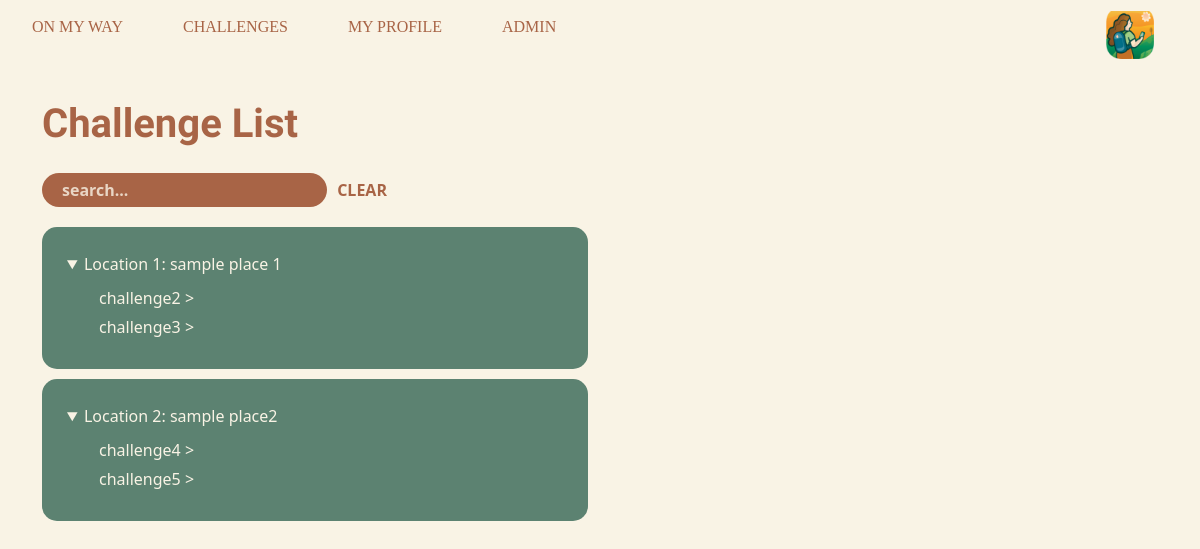
/index.php?action=list-challenges (signed in), run on an earlier commit of the app's database.
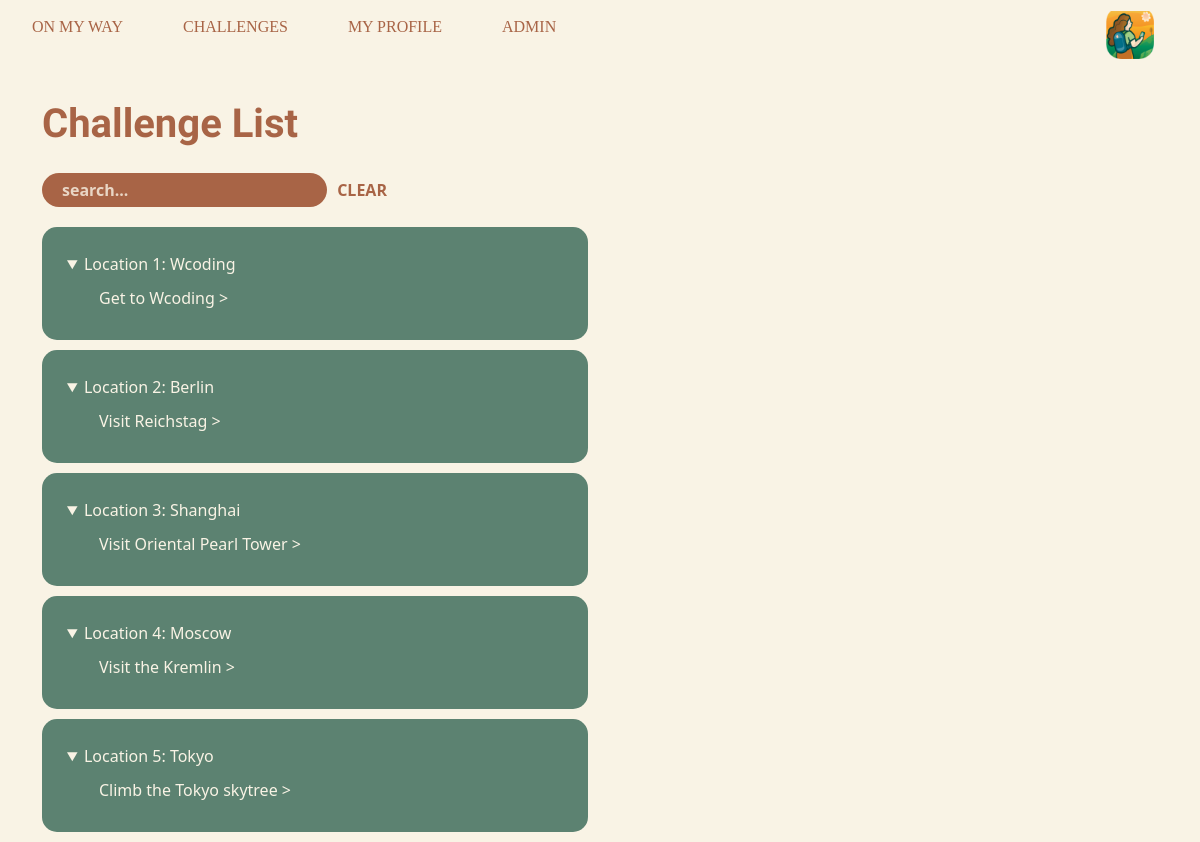
And on a later commit of the database.
### tables this page shows
CREATE TABLE places (
  id int(11) NOT NULL AUTO_INCREMENT,
  name varchar(30) DEFAULT NULL,
  latitude decimal(18,15) NOT NULL DEFAULT 37.536228509594000,
  longitude decimal(18,15) NOT NULL DEFAULT 126.894975568805080,
  PRIMARY KEY (id)
);

CREATE TABLE challenges (
  id int(11) NOT NULL AUTO_INCREMENT,
  name varchar(30) DEFAULT NULL,
  content text NOT NULL,
  place_id int(11) NOT NULL,
  conditions varchar(100) DEFAULT NULL,
  score int(11) DEFAULT NULL,
  users_accomplished int(11) DEFAULT NULL,
  created_date datetime NOT NULL DEFAULT current_timestamp(),
  updated_date datetime NOT NULL DEFAULT current_timestamp(),
  PRIMARY KEY (id)
);

### controller/challengeContr.class.php (called while the page is built, shortened)
<?php
include_once './model/challengeManager.php';
class ChallengeContr {
    public static function listChallenges(){
        $search_param = isset($_GET['search']) ? $_GET['search']:'';
        $c_manager = new ChallengeManager();
        $places = $c_manager->getPlaces();
        require_once 'view/listChallengesView.php';
    }
}

### model/challengeManager.php (called while the page is built, shortened)
<?php
class ChallengeManager extends Db {
    public function getPlaces() {
        $db = $this->connectDB();
        $places = $db->query("SELECT * FROM places");
        $places = $places->fetchAll();
        return $places;
    }
    public function getChallenges($place_id) {
        $db = $this->connectDB();
        $challenges = $db->prepare("SELECT * FROM challenges WHERE place_id = ?");
        $challenges->execute([$place_id]);
        $challenges = $challenges->fetchAll();
        return $challenges;
    }
}

### view/listChallengesView.php (the view, shortened to what this page needs)
<?php
$h1 = 'Challenge List';
?>
<div class="container list-view">
    <h1 class="list-title"><?= $h1 ?></h1>
    <div class="row">
        <div class="search-box col-md-6 col-12">
            <form id="search_form">
                <input id="search" type="text" class="input" placeholder="search..."
                <?php if($search_param != ""): ?>
                    value="<?= $search_param ?>"
                <?php endif ?>
                />
                <button id="clear" type="button" class="clear-results">CLEAR</button>
            </form>
        </div>
        <div class="col-md-6 col-12">
        </div>
    </div>
    <div class="row">
        <div class="col-md-6 col-12">
            <div id="challenges">
                <?php for($i = 0; $i<count($places); $i++):
                    $challenges = $c_manager->getChallenges($places[$i]["id"]);
                ?>
                <details open class="list-box">
                    <summary>Location <?= $i+1 . ": " . $places[$i]["name"] ?></summary>
                    <ol>
                        <?php foreach($challenges as $challenge): ?>
                        <li>
                            <a href="<?= CHALLENGE_PATH ?>&id=<?= $challenge['id']?>">
                            <?= $challenge["name"] . ' >' ?>
                        </a></li>
                        <?php endforeach ?>
                    </ol>
                </details>
                <?php endfor ?>
            </div>
        </div>
        <div class="col-md-6 col-12" id="multi-marker">
            <div id="map"></div>
        </div>
    </div>
</div>
<?php
    $html = ob_get_clean();
    include 'template.php';
?>

### index.php (shortened to what this page needs)
<?php
    include_once "./controller/challengeContr.class.php";
    $action = $_GET['action'] ?? '';
    switch($action) {
        case 'list-challenges':
            ChallengeContr::listChallenges();
            break;
    }
?>

### view/template.php (shortened to what this page needs)
<!DOCTYPE html>
<html lang="en">
<head>
    <link href="https://cdn.jsdelivr.net/npm/bootstrap@5.3.0-alpha1/dist/css/bootstrap.min.css" rel="stylesheet">
    <link href="https://cdn.jsdelivr.net/npm/bootstrap@5.3.0-alpha1/dist/css/bootstrap.min.css" rel="stylesheet">
    <link rel="stylesheet" href="public/styles.css" />
</head>
<body>
    <?php
    include 'view/header.php';
    ?>
    <?= $html ?>
</body>
</html>

### view/header.php (shortened to what this page needs)
<?php
    $highlight = 'font-family: Eastman-bold';
?>
<header>
    <nav id="menu">
        <ul>
            <li><a href="<?= ROOT ?>" style="<?= $_GET['action'] == 'home'|| $_GET['action'] == '' ? $highlight:'' ?>">ON MY WAY</a></li>
            <li><a href="<?= LIST_CHALLENGES_PATH ?>" style="<?= $_GET['action'] == 'list-challenges' || $_GET['action'] == 'challenge-specific' ? $highlight:'' ?>">CHALLENGES</a></li>
            <?php if(isset($_SESSION['logged_in']) && $_SESSION['logged_in']): ?>
                <li><a href="<?= USER_PROFILE_PATH ?>" style="<?= $_GET['action'] == 'my-profile' ? $highlight:'' ?>">MY PROFILE</a></li>
            <?php endif ?>
            <?php if(isset($_SESSION['logged_in']) && $_SESSION['logged_in']
                        && isset($_SESSION['admin']) && $_SESSION['admin'] == 1): ?>
                <li><a href="<?= ADMIN_PATH ?>" style="<?= $_GET['action'] == 'admin' ? $highlight:'' ?>">ADMIN</a></li>
            <?php endif ?>
        </ul>
    </nav>
    <?php if(isset($_SESSION['user']) && !isset($_POST['log_out'])){ ?>
        <div>
            <div style="position: relative; margin-right: 20px;">
                <label id="profile_toggle_label" for="profile_toggle"><img src="./public/image/favicon.ico" alt="profile"></label>
                            <?php }else if(isset($_POST['log_out'])){
                                session_unset();
                                session_destroy();
                                ?>
                                <script src="https://www.gstatic.com/firebasejs/ui/6.0.1/firebase-ui-auth.js"></script>
                                <script src="https://www.gstatic.com/firebasejs/8.0/firebase.js"></script>
                                <script>
                                    // Define api key & re-direct URL and make them readable thru JS
                                    var googleLoginAPIKey = "<?= $_SERVER['ONMYWAY_GLOGIN_KEY']; ?>";
                                    var redirectURL = "<?= ROOT ?>";
                                </script>
                                <script src ="public/google-logout.js"></script>
                            <?php } ?>
            </div>
        </div>
</header>

### public/styles.css (style rules this page uses)
:root { --brown: #a86446; --dark-green: #5c8271; --light-green: #83b8a1; --light-orange: hsl(42, 62%, 94%); --white: #ffffff; }
html { height: 100%; }
html, body { margin: 0; padding: 0; background-color: #f9f3e5; position:relative; }
::placeholder { color: #83b8a1; opacity: 1; }
header { display: flex; justify-content: space-between; align-items: center; background-color: #f9f3e5; color: #a86446; font-family: 'Eastman'; height: 70px; }
#menu ul { display: flex; list-style-type: none; }
#menu ul li { padding-right: 60px; }
#menu ul li a { text-decoration: none; color: #a86446; }
#profile_toggle_label { width: 100px; text-align: center; }
#map { width: 100%; height: 100%; }
h1, h2, h3, h4, h5 { color: #a86446; }
.list-view h1, .admin-view h1, .form-view h1, .admin-view h2, .form-view h2 { font-family: 'Source Sans Pro', sans-serif; font-weight: bold; margin: 30px 0 15px; }
.search-box input, .add-btn, .form-box input, .form-box textarea, .form-box select { border: transparent; border-radius: 30px; height: fit-content; padding: 5px 20px; margin: 10px 0; background-color: #a86446; color: #f9f3e5; font-weight: bold; }
.search-box input::placeholder { color: rgba(249, 243, 229, 0.8); }
.search-box button, .form-view label { border: transparent; background-color: transparent; color: #a86446; font-weight: bold; }
.list-box { border-radius: 15px; width: -webkit-fill-available; height: fit-content; padding: 25px; margin: 10px 0; background-color: #5c8271; color: #f9f3e5; }
details ol { margin: 10px 0 0 0; }
details ol li { margin: 5px 0; }
.list-box a, .add-btn a { color: #f9f3e5; text-decoration: none; display: inline-block; width: -webkit-fill-available; overflow-wrap: break-word; }
#multi-marker { height: 65vh; margin: 10px 0; }
#multi-marker > #map { border-radius: 15px; }

What changed in the data, as far as the page shows it:
removed challenges: name "challenge3", shown under places "sample place 1"
removed places: name "sample place2"
removed challenges: name "challenge4", shown under "sample place2"
removed challenges: name "challenge5", shown under "sample place2"
changed places: name "sample place 1" → "Wcoding"
changed challenges: name "challenge2" → "Get to Wcoding"
added places: name "Berlin"
added challenges: name "Visit Reichstag", shown under "Berlin"
added places: name "Shanghai"
added challenges: name "Visit Oriental Pearl Tower", shown under "Shanghai"
added places: name "Moscow"
added challenges: name "Visit the Kremlin", shown under "Moscow"
added places: name "Tokyo"
added challenges: name "Climb the Tokyo skytree", shown under "Tokyo"
